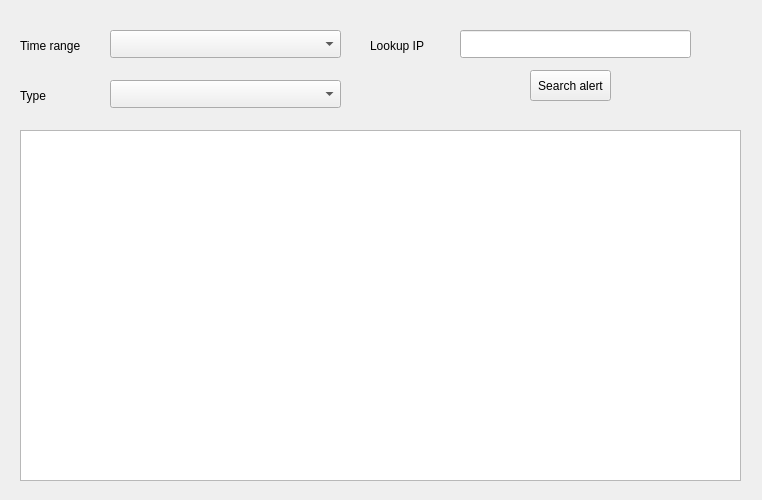
<?xml version="1.0" encoding="UTF-8"?>
<ui version="4.0">
 <class>Form</class>
 <widget class="QWidget" name="Form">
  <property name="geometry">
   <rect>
    <x>0</x>
    <y>0</y>
    <width>762</width>
    <height>500</height>
   </rect>
  </property>
  <property name="minimumSize">
   <size>
    <width>762</width>
    <height>500</height>
   </size>
  </property>
  <property name="maximumSize">
   <size>
    <width>762</width>
    <height>500</height>
   </size>
  </property>
  <property name="windowTitle">
   <string>Form</string>
  </property>
  <widget class="QLabel" name="label">
   <property name="geometry">
    <rect>
     <x>20</x>
     <y>30</y>
     <width>131</width>
     <height>31</height>
    </rect>
   </property>
   <property name="text">
    <string>Time range</string>
   </property>
  </widget>
  <widget class="QComboBox" name="time_range_cb">
   <property name="geometry">
    <rect>
     <x>110</x>
     <y>30</y>
     <width>231</width>
     <height>28</height>
    </rect>
   </property>
  </widget>
  <widget class="QComboBox" name="type_cb">
   <property name="geometry">
    <rect>
     <x>110</x>
     <y>80</y>
     <width>231</width>
     <height>28</height>
    </rect>
   </property>
  </widget>
  <widget class="QLabel" name="label_2">
   <property name="geometry">
    <rect>
     <x>20</x>
     <y>80</y>
     <width>91</width>
     <height>31</height>
    </rect>
   </property>
   <property name="text">
    <string>Type</string>
   </property>
  </widget>
  <widget class="QLabel" name="label_3">
   <property name="geometry">
    <rect>
     <x>370</x>
     <y>30</y>
     <width>131</width>
     <height>31</height>
    </rect>
   </property>
   <property name="text">
    <string>Lookup IP</string>
   </property>
  </widget>
  <widget class="QLineEdit" name="ip_le">
   <property name="geometry">
    <rect>
     <x>460</x>
     <y>30</y>
     <width>231</width>
     <height>28</height>
    </rect>
   </property>
  </widget>
  <widget class="QPushButton" name="filter_btn">
   <property name="geometry">
    <rect>
     <x>530</x>
     <y>70</y>
     <width>81</width>
     <height>31</height>
    </rect>
   </property>
   <property name="text">
    <string>Search alert</string>
   </property>
  </widget>
  <widget class="QTableWidget" name="alerts_table">
   <property name="geometry">
    <rect>
     <x>20</x>
     <y>130</y>
     <width>721</width>
     <height>351</height>
    </rect>
   </property>
  </widget>
 </widget>
 <resources/>
 <connections/>
</ui>
